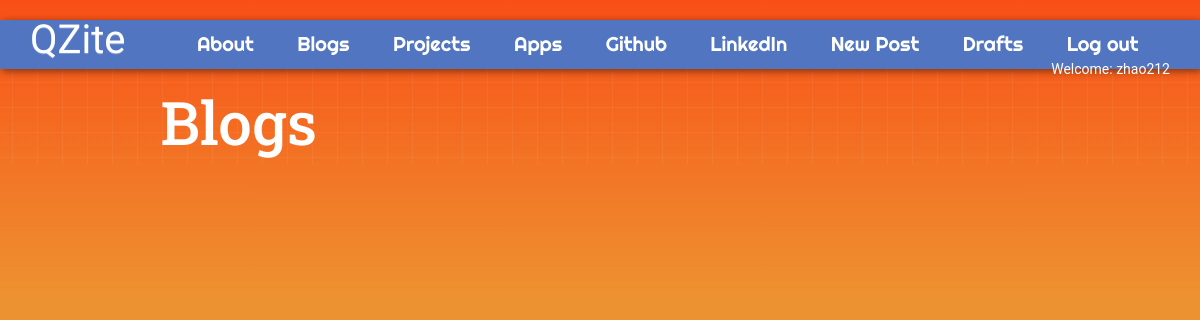
Before: /drafts/ (signed in) with the older database file.
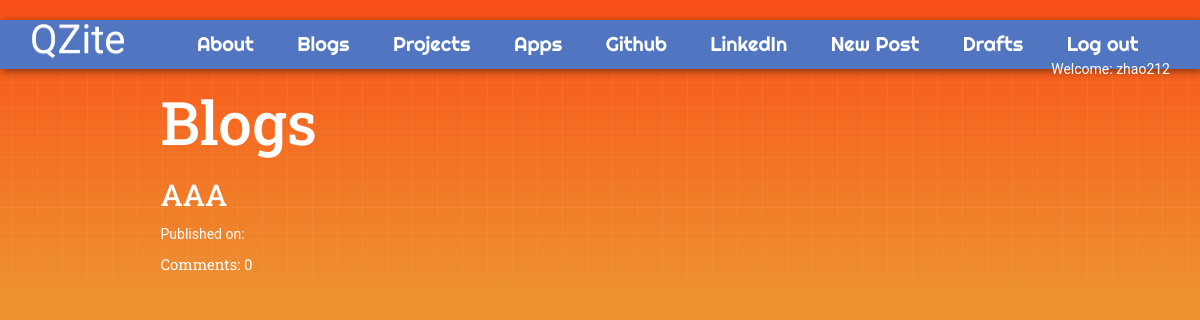
After: the same page with the newer database file.
### blog/models.py (models this page shows, shortened)
class Post(models.Model):
    author = models.ForeignKey('auth.User')
    title = models.CharField(max_length=200)
    text = models.TextField()
    created_date = models.DateTimeField(default = timezone.now)
    published_date = models.DateTimeField(blank=True, null = True)
    def approve_comments(self):
        return self.comments.filter(approved_comment = True)

### blog/views.py (the view)
# urls.py: url(r'^drafts/$',views.DraftListView.as_view(),name = 'post_draft_list'),
class DraftListView(LoginRequiredMixin,ListView):
    login_urls = '/login/'
    redirected_field_name = 'blog/post_list.html'
    model = Post
    def get_queryset(self):
        return Post.objects.filter(published_date__isnull=True).order_by('created_date')

### blog/templates/blog/post_list.html
{% extends 'blog/base.html' %}
{% block content %}
<h1 class="res1">Blogs</h1>
<div class="centerstage">
    {% for post in post_list %}
        <div class="post">
            <h1><a class="res2" href="{% url 'post_detail' pk=post.pk %}">{{ post.title }}</a></h1>
            <div class="date">
                <p>Published on: {{ post.published_date|date:"D M Y"}}</p>
            </div>
            <a class="res2" style="font-size: 15px" href="{% url 'post_detail' pk=post.pk %}">Comments: {{ post.approve_comments.count }}</a>
        </div>
    {% endfor %}
</div>
{% endblock %}

Changed rows visible on the page:
added Post: title "AAA", approve_comments.count "0"
